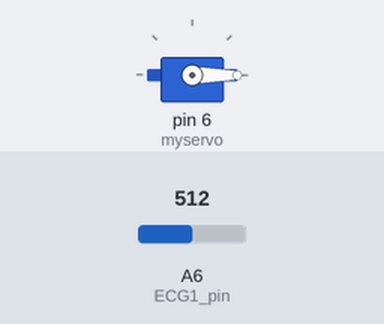
Bench run of a sketch on a simulated Arduino Nano, built with avr-gcc and run on an emulated ATmega328P. Parts: servo. The inputs (shaded band) are chosen by the test bench; at power-on: A6 (ECG1_pin) = 512. What the sketch prints to the serial monitor is not drawn.

Above: at 1.2 s.
1.3 s: A6 (ECG1_pin) set to 34
2.8 s: A6 (ECG1_pin) set to 26
At 3.3 s:
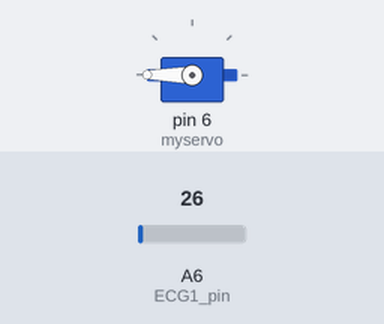
4.3 s: A6 (ECG1_pin) set to 122
At 4.8 s:
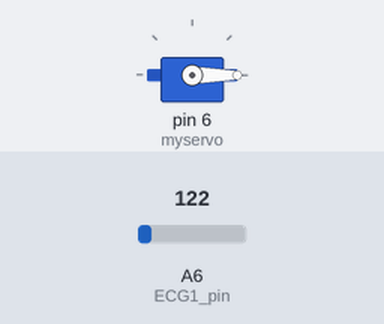
5.8 s: A6 (ECG1_pin) set to 20
At 7.2 s:
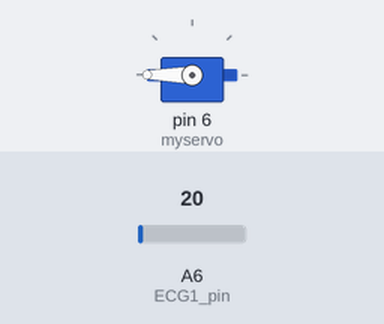
Timing chart, 0 to 8.3 s (numbered marks = the images above; inputs shaded):
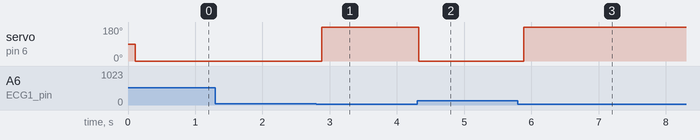

The sketch:

Servo_MuscleSensor_Device_For_Future_Hand_Prosthetic_Project.ino
```cpp
// Code for Final Project for BIOE 448 //ADDED
// Citations at the end //ADDED

#include <Servo.h> //ADDED
// #include "thingProperties.h" //ADDED

Servo myservo;  //ADDED // Comment taken from Servo code: creates Servo object to control servo 1
//Servo myservo2; // Comment taken from Servo code: creates Servo object to control servo 2
//Servo myservo3; // Comment taken from Servo code: creates Servo object to control servo 3
const int ECG1_pin = A6; //ADDED // Creates a constant integer with the signal input for the ECG sensor
int pulse_signal = 0; //ADDED
int servo_value = 0; //ADDED
int threshold = 30; // change! //ADDED
char Str6[15] = "start"; // ADDED

void setup() {
  Serial.begin(9600); //ADDED
  myservo.attach(6);//ADDED  // Comment taken from Servo code: Attaches the servo on pin 6 (PWM) to the Servo object
  //myservo2.attach(7); // Comment taken from Servo code: Attaches the servo on pin 7 (PWM) to the Servo object
  //myservo3.attach(8); // Comment taken from Servo code: Attaches the servo on pin 8 (PWM) to the Servo object

  //delay(1500) //ADDED
  //initproperties(); //ADDED

  //ArduinoCloud.begin(ArduinoIotPreferredConnection); //ADDED
  //setDebugMessageLevel(2); //ADDED
  //ArduinoCloud.printDebugInfo(); //ADDED

  //while (ArduinoCloud.connected() != 1) { //ADDED
    //ArduinoCloud.update(); //ADDED
    //delay(500); //ADDED
  //} //ADDED

}

void loop() {
  delay(100);
  pulse_signal = analogRead(ECG1_pin); //ADDED
  Serial.print(pulse_signal); //ADDED
  delay(10); //ADDED
  if (pulse_signal > threshold) {
    servo_value = 0;
  } else {
    servo_value = 180;
  }
  Serial.print(servo_value);
  myservo.write(servo_value); //ADDED
  delay(10); //ADDED
  //myservo2.write(servo_value);
  //delay(10);
  //myservo3.write(servo_value);
  //delay(10);

  //if (servo_value == 180) {
    // state =  ""; //ADDED
  //} else if (servo_value == 0) {
    // state = ""; //ADDED
  //}

  //counter++;
  //if (counter > 100){
    //ArduinoCloud.update();
    //Serial.println(state);
    //counter = 0;
  //}


  // ------

  //for (int i = 0; i <= 10; i++) {
    //myservo3.write(servo_value);
    // val = abs(val - 1);
  // }

}

// CITATIONS:
//1) Servo related code taken and modified from example 'Knob.ino' from the Arduino Servo library:
    // https://github.com/arduino-libraries/Servo/blob/master/examples/Knob/Knob.ino (made by Michal Rinott and modified by Scott Fitzgerald)
//2) Also used the code from class (different labs)
```

Measured:
- the behaviour switches between 31 and 30 on A6 (ECG1_pin) (found by bisection; images 0 and 1)
- after the input at 1.3 s, every drawn part: stays the same
- after the input at 2.8 s, servo on pin 6 (myservo): 0° → 180° after 0.08 s
- after the input at 4.3 s, servo on pin 6 (myservo): 180° → 0° at once
- after the input at 5.8 s, servo on pin 6 (myservo): 0° → 180° after 0.09 s
